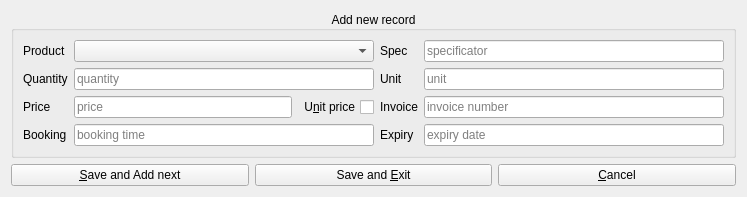
<?xml version="1.0" encoding="UTF-8"?>
<ui version="4.0">
 <class>ABRWidget</class>
 <widget class="QWidget" name="ABRWidget">
  <property name="geometry">
   <rect>
    <x>0</x>
    <y>0</y>
    <width>747</width>
    <height>182</height>
   </rect>
  </property>
  <property name="windowTitle">
   <string>Add new product specifier</string>
  </property>
  <layout class="QVBoxLayout" name="verticalLayout">
   <item>
    <widget class="QGroupBox" name="groupBox">
     <property name="title">
      <string>Add new record</string>
     </property>
     <property name="alignment">
      <set>Qt::AlignCenter</set>
     </property>
     <layout class="QGridLayout" name="gridLayout" rowstretch="0,0,0,0">
      <item row="0" column="1">
       <widget class="QComboBox" name="combo_products">
        <property name="insertPolicy">
         <enum>QComboBox::NoInsert</enum>
        </property>
       </widget>
      </item>
      <item row="0" column="0">
       <widget class="QLabel" name="label_products">
        <property name="text">
         <string>Product</string>
        </property>
       </widget>
      </item>
      <item row="1" column="0">
       <widget class="QLabel" name="label_qty">
        <property name="text">
         <string>Quantity</string>
        </property>
       </widget>
      </item>
      <item row="2" column="0">
       <widget class="QLabel" name="label_price">
        <property name="text">
         <string>Price</string>
        </property>
       </widget>
      </item>
      <item row="3" column="0">
       <widget class="QLabel" name="label_book">
        <property name="text">
         <string>Booking</string>
        </property>
       </widget>
      </item>
      <item row="1" column="1">
       <widget class="QtyInput" name="edit_qty">
        <property name="placeholderText">
         <string>quantity</string>
        </property>
       </widget>
      </item>
      <item row="2" column="1">
       <layout class="QHBoxLayout" name="horizontalLayout">
        <item>
         <widget class="PriceInput" name="edit_price">
          <property name="placeholderText">
           <string>price</string>
          </property>
         </widget>
        </item>
        <item>
         <widget class="QCheckBox" name="check_uprice">
          <property name="layoutDirection">
           <enum>Qt::RightToLeft</enum>
          </property>
          <property name="text">
           <string>U&amp;nit price</string>
          </property>
         </widget>
        </item>
       </layout>
      </item>
      <item row="3" column="1">
       <widget class="DateInput" name="edit_book">
        <property name="placeholderText">
         <string>booking time</string>
        </property>
       </widget>
      </item>
      <item row="0" column="2">
       <widget class="QLabel" name="label_name">
        <property name="text">
         <string>Spec</string>
        </property>
       </widget>
      </item>
      <item row="1" column="2">
       <widget class="QLabel" name="label_unit">
        <property name="text">
         <string>Unit</string>
        </property>
       </widget>
      </item>
      <item row="2" column="2">
       <widget class="QLabel" name="label_invoice">
        <property name="text">
         <string>Invoice</string>
        </property>
       </widget>
      </item>
      <item row="3" column="2">
       <widget class="QLabel" name="label_expiry">
        <property name="text">
         <string>Expiry</string>
        </property>
       </widget>
      </item>
      <item row="0" column="3">
       <widget class="TextInput" name="edit_spec">
        <property name="placeholderText">
         <string>specificator</string>
        </property>
       </widget>
      </item>
      <item row="1" column="3">
       <widget class="UnitInput" name="edit_unit">
        <property name="placeholderText">
         <string>unit</string>
        </property>
       </widget>
      </item>
      <item row="2" column="3">
       <widget class="TextInput" name="edit_invoice">
        <property name="placeholderText">
         <string>invoice number</string>
        </property>
       </widget>
      </item>
      <item row="3" column="3">
       <widget class="DateInput" name="edit_expiry">
        <property name="placeholderText">
         <string>expiry date</string>
        </property>
       </widget>
      </item>
     </layout>
    </widget>
   </item>
   <item>
    <layout class="QHBoxLayout" name="horizontalLayout_3">
     <item>
      <widget class="QPushButton" name="action_addnext">
       <property name="text">
        <string>&amp;Save and Add next</string>
       </property>
      </widget>
     </item>
     <item>
      <widget class="QPushButton" name="action_addexit">
       <property name="text">
        <string>Save and &amp;Exit</string>
       </property>
      </widget>
     </item>
     <item>
      <widget class="QPushButton" name="action_cancel">
       <property name="text">
        <string>&amp;Cancel</string>
       </property>
      </widget>
     </item>
    </layout>
   </item>
  </layout>
 </widget>
 <customwidgets>
  <customwidget>
   <class>DateInput</class>
   <extends>QLineEdit</extends>
   <header>DateInput.h</header>
  </customwidget>
  <customwidget>
   <class>TextInput</class>
   <extends>QLineEdit</extends>
   <header>TextInput.h</header>
  </customwidget>
  <customwidget>
   <class>UnitInput</class>
   <extends>QLineEdit</extends>
   <header>UnitInput.h</header>
  </customwidget>
  <customwidget>
   <class>QtyInput</class>
   <extends>QLineEdit</extends>
   <header>QtyInput.h</header>
  </customwidget>
  <customwidget>
   <class>PriceInput</class>
   <extends>QLineEdit</extends>
   <header>PriceInput.h</header>
  </customwidget>
 </customwidgets>
 <tabstops>
  <tabstop>combo_products</tabstop>
  <tabstop>edit_spec</tabstop>
  <tabstop>edit_qty</tabstop>
  <tabstop>edit_unit</tabstop>
  <tabstop>edit_price</tabstop>
  <tabstop>check_uprice</tabstop>
  <tabstop>edit_invoice</tabstop>
  <tabstop>edit_book</tabstop>
  <tabstop>edit_expiry</tabstop>
  <tabstop>action_addnext</tabstop>
  <tabstop>action_addexit</tabstop>
  <tabstop>action_cancel</tabstop>
 </tabstops>
 <resources/>
 <connections/>
</ui>
